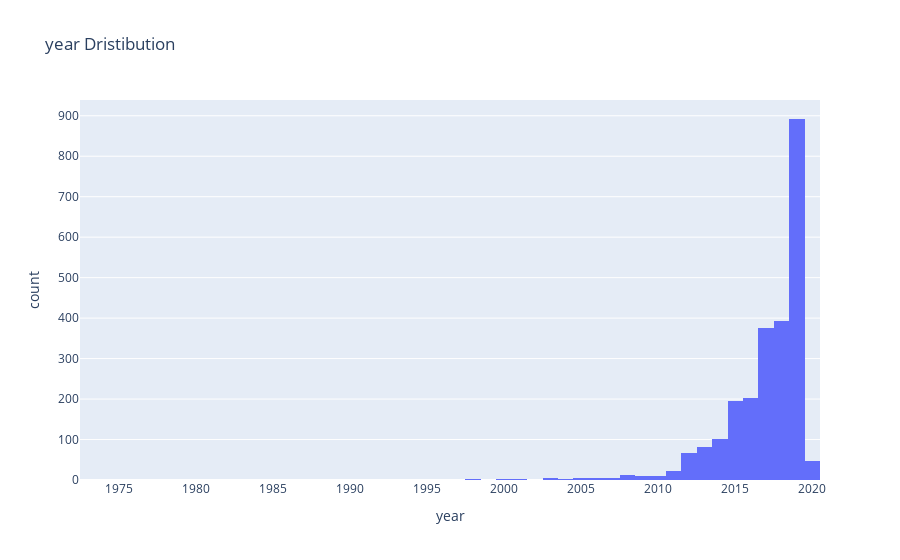

Notebook code for this chart:
### Markdown cell above
# Year

### Code cell
px.histogram(df, x="year", title = 'year Dristibution')

### Figure 1 — Plotly figure (JSON) as saved in the notebook; plotly's stock layout.template omitted (floating-point values rounded to 4 significant figures; data arrays with more than 128 entries replaced by an {"elided": "..."} marker saying what was removed)
{"data": [{"alignmentgroup": "True", "bingroup": "x", "hovertemplate": "year=%{x}<br>count=%{y}<extra></extra>", "legendgroup": "", "marker": {"color": "#636efa", "pattern": {"shape": ""}}, "name": "", "offsetgroup": "", "orientation": "v", "showlegend": false, "type": "histogram", "x": {"elided": "2444 int values"}, "xaxis": "x", "yaxis": "y"}], "layout": {"barmode": "relative", "legend": {"tracegroupgap": 0}, "title": {"text": "year Dristibution"}, "xaxis": {"anchor": "y", "domain": [0, 1], "title": {"text": "year"}}, "yaxis": {"anchor": "x", "domain": [0, 1], "title": {"text": "count"}}}}
